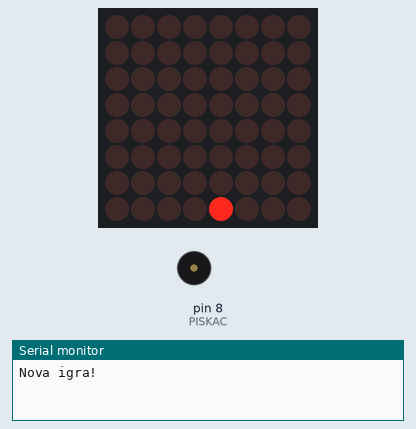
The sketch below on a simulated Arduino Uno, built with avr-gcc and run on an emulated ATmega328P. On the bench: 8×8 LED matrix, buzzer (waves = sounding), the last lines printed to the serial monitor. Random numbers use the default seed unless the sketch sets one.

Above: at 0.2 s.
At 12.1 s:
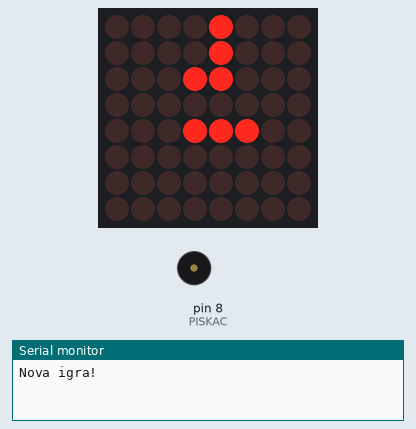
At 22.9 s:
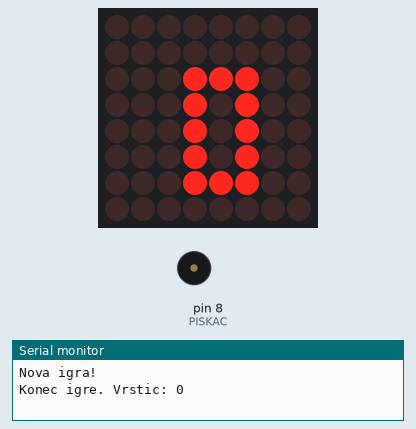
At 35.0 s:
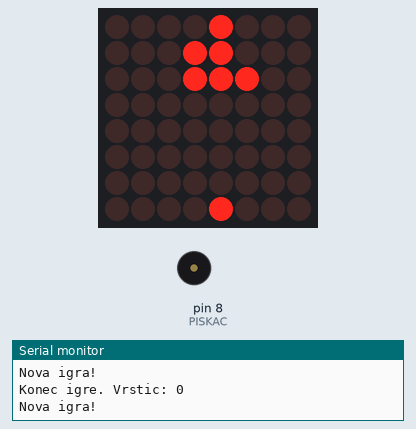
Timing chart, 0 to 36.5 s (numbered marks = the images above):
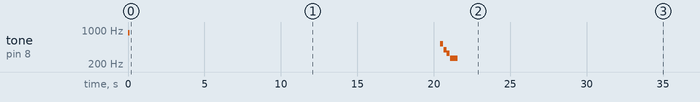

Measured:
- by itself, tone on pin 8 (PISKAC): plays 880 Hz for 0.10 s, 523 Hz for 0.20 s, 392 Hz for 0.20 s, 330 Hz for 0.20 s, 262 Hz for 0.50 s
- what the display in image 0 shows lasts 0.7 s, from 0.1 s to 0.8 s
- what the display in image 1 shows lasts 0.6 s, from 12.1 s to 12.7 s
- what the display in image 2 shows lasts 3.0 s, from 22.8 s to 25.8 s

The sketch:

Kockice.ino
```cpp
#include <MD_MAX72xx.h>
#include <SPI.h>
#define IR_USE_AVR_TIMER5   // daljinec na časovniku 5, ker tone() za piskač rabi časovnik 2
#include <IRremote.hpp>

#define TIP   MD_MAX72XX::GENERIC_HW
#define DIN   7
#define CLK   6
#define CS    5
#define IR_PIN 2   // Y (signal) na IR sprejemniku
#define PISKAC 8   // + nožica pasivnega piskača

MD_MAX72XX matrika = MD_MAX72XX(TIP, DIN, CLK, CS, 1);

// ---------- tipke na daljincu ELEGOO ----------
const byte T_GOR    = 0x46;  // VOL+  = zavrti kos
const byte T_DOL    = 0x15;  // VOL-  = hitreje dol
const byte T_LEVO   = 0x44;  // |<<   = levo
const byte T_DESNO  = 0x43;  // >>|   = desno
const byte T_SREDINA = 0x40; // >||   (v tej igri je ne uporabljamo)
const byte T_2 = 0x18, T_8 = 0x52, T_4 = 0x08, T_6 = 0x5A;  // tudi številke

// ---------- nastavitve ----------
const int ZAC_HITROST = 700;  // ms med padci na začetku
const int POSPESEK    = 40;   // za toliko ms hitreje po vsaki polni vrstici
const int NAJ_HITROST = 200;  // hitreje od tega ne gre
const int FAZ_KUP     = 3;    // zloženi kup sveti 1 od 3 ciklov, padajoči kos polno

// ---------- kosi ----------
// vsak kos ima do 3 kockice, zapisane kot zamik od središča (x, y)
// majhni kosi, ker je plošča samo 8 x 8
const int ST_KOSOV = 4;
const int VELIKOST[ST_KOSOV] = { 1, 2, 3, 3 };
const int OBLIKA[ST_KOSOV][3][2] = {
  { {0, 0}, {0, 0}, {0, 0} },    // pika
  { {0, 0}, {1, 0}, {0, 0} },    // dvojček
  { {-1, 0}, {0, 0}, {1, 0} },   // palica
  { {0, 0}, {1, 0}, {0, 1} },    // kotiček
};

// ---------- stanje igre ----------
bool kup[8][8];              // zložene kockice [y][x]
int kosX[3], kosY[3];        // zamiki trenutnega kosa
int velikost;
int sredX, sredY;            // kje je središče kosa
int vrstic;                  // koliko polnih vrstic je igralec počistil
int hitrost;
unsigned long naslednjiPadec;

// ---------- risanje (kot pri kači) ----------
byte obrniBite(byte b) {
  byte r = 0;
  for (int i = 0; i < 8; i++) {
    r = (r << 1) | (b & 1);
    b >>= 1;
  }
  return r;
}

void poslji(byte buf[8]) {
  for (int vrstica = 0; vrstica < 8; vrstica++) {
    matrika.setRow(0, 7 - vrstica, obrniBite(buf[vrstica]));
  }
  matrika.update();
}

void prizgi(byte buf[8], int x, int y) {
  if (y < 0) return;                  // nad ploščo se ne vidi
  buf[y] |= (B10000000 >> x);
}

// ena slika: kup je zatemnjen, padajoči kos sveti polno
int faza = 0;
void narisi() {
  byte buf[8] = { 0 };
  if (faza == 0)
    for (int y = 0; y < 8; y++)
      for (int x = 0; x < 8; x++)
        if (kup[y][x]) prizgi(buf, x, y);
  for (int i = 0; i < velikost; i++) prizgi(buf, sredX + kosX[i], sredY + kosY[i]);
  poslji(buf);
  faza = (faza + 1) % FAZ_KUP;
}

// ---------- zvok ----------
// zaigra ton s frekvenco hz (Hz) dolžine ms in počaka, da se konča
void pisk(int hz, int ms) {
  tone(PISKAC, hz, ms);
  delay(ms + 20);
}

void zvokVrstica() {          // kratek vesel pisk navzgor
  pisk(660, 70);
  pisk(880, 70);
  pisk(1320, 120);
}

void zvokKonec() {            // žalostna melodija navzdol
  pisk(523, 200);
  pisk(392, 200);
  pisk(330, 200);
  pisk(262, 500);
}

// ---------- pomožno ----------
// ali lahko kos z zamiki (zx, zy) stoji na mestu (sx, sy)
bool prostoZa(int zx[], int zy[], int sx, int sy) {
  for (int i = 0; i < velikost; i++) {
    int x = sx + zx[i], y = sy + zy[i];
    if (x < 0 || x > 7 || y > 7) return false;   // stena ali tla
    if (y >= 0 && kup[y][x]) return false;        // zložene kockice
  }
  return true;
}

// vrne false, če za nov kos ni več prostora (konec igre)
bool novKos() {
  int k = random(ST_KOSOV);
  velikost = VELIKOST[k];
  for (int i = 0; i < velikost; i++) {
    kosX[i] = OBLIKA[k][i][0];
    kosY[i] = OBLIKA[k][i][1];
  }
  sredX = 3; sredY = 0;
  return prostoZa(kosX, kosY, sredX, sredY);
}

void premakni(int dx) {
  if (prostoZa(kosX, kosY, sredX + dx, sredY)) sredX += dx;
}

void zavrti() {
  int nx[3], ny[3];
  for (int i = 0; i < velikost; i++) {   // zasuk za 90 stopinj: (x, y) -> (-y, x)
    nx[i] = -kosY[i];
    ny[i] =  kosX[i];
  }
  if (prostoZa(nx, ny, sredX, sredY))
    for (int i = 0; i < velikost; i++) { kosX[i] = nx[i]; kosY[i] = ny[i]; }
}

void utripniVrstico(int y) {
  for (int i = 0; i < 3; i++) {
    byte buf[8] = { 0 };
    for (int yy = 0; yy < 8; yy++)
      for (int x = 0; x < 8; x++)
        if (kup[yy][x] && (yy != y || i % 2 == 1)) prizgi(buf, x, yy);
    poslji(buf);
    delay(100);
  }
}

void pocistiVrstice() {
  for (int y = 7; y >= 0; y--) {
    bool polna = true;
    for (int x = 0; x < 8; x++) if (!kup[y][x]) polna = false;
    if (!polna) continue;

    zvokVrstica();
    utripniVrstico(y);
    for (int yy = y; yy > 0; yy--)          // vse nad njo pade za eno dol
      for (int x = 0; x < 8; x++) kup[yy][x] = kup[yy - 1][x];
    for (int x = 0; x < 8; x++) kup[0][x] = false;

    vrstic++;
    hitrost = max(NAJ_HITROST, hitrost - POSPESEK);
    Serial.print("Polna vrstica! Skupaj: ");
    Serial.println(vrstic);
    y++;                                    // isto vrstico preveri še enkrat
  }
}

// ---------- igra ----------
void novaIgra() {
  for (int y = 0; y < 8; y++)
    for (int x = 0; x < 8; x++) kup[y][x] = false;
  vrstic = 0;
  hitrost = ZAC_HITROST;
  novKos();
  naslednjiPadec = millis() + hitrost;
  Serial.println("Nova igra!");
}

// številke 0-9, vsaka je velika 3 x 5 pik (vsaka vrstica so 3 biti)
const byte STEVKE[10][5] = {
  { B111, B101, B101, B101, B111 },  // 0
  { B010, B110, B010, B010, B111 },  // 1
  { B111, B001, B111, B100, B111 },  // 2
  { B111, B001, B111, B001, B111 },  // 3
  { B101, B101, B111, B001, B001 },  // 4
  { B111, B100, B111, B001, B111 },  // 5
  { B111, B100, B111, B101, B111 },  // 6
  { B111, B001, B010, B010, B010 },  // 7
  { B111, B101, B111, B101, B111 },  // 8
  { B111, B101, B111, B001, B111 },  // 9
};

void narisiStevko(byte buf[8], int stevka, int zx) {
  for (int y = 0; y < 5; y++)
    for (int x = 0; x < 3; x++)
      if (STEVKE[stevka][y] & (B100 >> x)) prizgi(buf, zx + x, y + 1);
}

// na matriki pokaže število (največ 99)
void pokaziStevilo(int n, int ms) {
  n = min(n, 99);
  byte buf[8] = { 0 };
  if (n < 10) {
    narisiStevko(buf, n, 2);           // ena številka na sredini
  } else {
    narisiStevko(buf, n / 10, 0);      // desetice
    narisiStevko(buf, n % 10, 4);      // enice
  }
  poslji(buf);
  delay(ms);
}

void konecIgre() {
  Serial.print("Konec igre. Vrstic: ");
  Serial.println(vrstic);
  zvokKonec();
  for (int i = 0; i < 3; i++) {
    matrika.control(MD_MAX72XX::TEST, true);
    delay(200);
    matrika.control(MD_MAX72XX::TEST, false);
    delay(200);
  }
  pokaziStevilo(vrstic, 3000);          // koliko vrstic je igralec počistil
}

// kos pade za eno vrstico; ko pristane, se doda h kupu
void padec() {
  if (prostoZa(kosX, kosY, sredX, sredY + 1)) {
    sredY++;
  } else {
    for (int i = 0; i < velikost; i++) {
      int y = sredY + kosY[i];
      if (y < 0) { konecIgre(); novaIgra(); return; }   // kup je prerasel ploščo
      kup[y][sredX + kosX[i]] = true;
    }
    pocistiVrstice();
    if (!novKos()) { konecIgre(); novaIgra(); return; }
  }
  naslednjiPadec = millis() + hitrost;
}

// ---------- daljinec ----------
void preberiDaljinec() {
  if (!IrReceiver.decode()) return;

  bool neznan = IrReceiver.decodedIRData.protocol == UNKNOWN;   // šum
  bool ponovitev = IrReceiver.decodedIRData.flags & IRDATA_FLAGS_IS_REPEAT;
  byte tipka = IrReceiver.decodedIRData.command;
  IrReceiver.resume();
  if (neznan) return;

  switch (tipka) {
    case T_LEVO:  case T_4: premakni(-1); break;
    case T_DESNO: case T_6: premakni( 1); break;
    case T_GOR:   case T_2: if (!ponovitev) zavrti(); break;   // držanje ne vrti naprej
    case T_DOL:   case T_8: padec(); break;
    // case T_SREDINA: break;   // play/pause: v tej igri ne naredi nič
  }
}

// ---------- program ----------
void setup() {
  Serial.begin(9600);
  matrika.begin();
  matrika.control(MD_MAX72XX::INTENSITY, 15);
  matrika.control(MD_MAX72XX::UPDATE, MD_MAX72XX::OFF);   // pošiljamo sami
  IrReceiver.begin(IR_PIN, ENABLE_LED_FEEDBACK);           // LED 13 utripne ob signalu
  randomSeed(analogRead(A5));   // vsakič drugačna igra
  pisk(880, 100);               // ob vklopu: preverimo, da piskač dela
  novaIgra();
}

void loop() {
  preberiDaljinec();
  if (millis() >= naslednjiPadec) padec();
  narisi();
}
```
